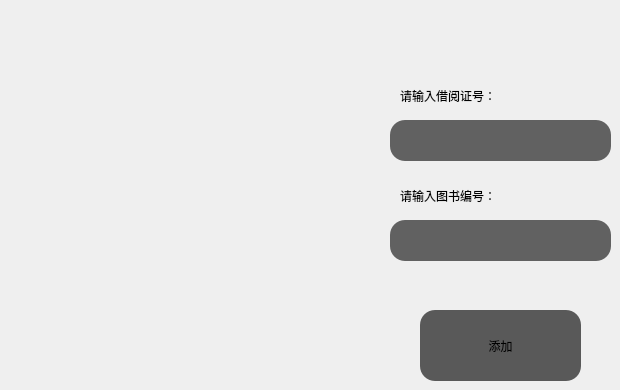
      <widget class="QWidget" name="tab_6">
       <attribute name="title">
        <string>添加</string>
       </attribute>
       <widget class="QPushButton" name="pushButton_15">
        <property name="geometry">
         <rect>
          <x>420</x>
          <y>310</y>
          <width>161</width>
          <height>71</height>
         </rect>
        </property>
        <property name="layoutDirection">
         <enum>Qt::LeftToRight</enum>
        </property>
        <property name="styleSheet">
         <string notr="true">QPushButton{
    border-top-left-radius:15px;
    background-color: rgb(89, 89, 89);
    border-top-right-radius:15px;
    border-bottom-right-radius:15px;
    border-bottom-left-radius:15px;
    }
QPushButton:hover{
    
	background-color: rgb(104, 104, 104);
    }</string>
        </property>
        <property name="text">
         <string>添加</string>
        </property>
       </widget>
       <widget class="QLabel" name="label_28">
        <property name="geometry">
         <rect>
          <x>400</x>
          <y>80</y>
          <width>151</width>
          <height>31</height>
         </rect>
        </property>
        <property name="styleSheet">
         <string notr="true">font: 10pt &quot;苹方-简&quot;;</string>
        </property>
        <property name="text">
         <string>请输入借阅证号：</string>
        </property>
       </widget>
       <widget class="QLineEdit" name="lineEdit_21">
        <property name="geometry">
         <rect>
          <x>390</x>
          <y>120</y>
          <width>221</width>
          <height>41</height>
         </rect>
        </property>
        <property name="styleSheet">
         <string notr="true">background-color: rgb(97, 97, 97);
border-top-left-radius:15px;
border-top-right-radius:15px;
border-bottom-right-radius:15px;
border-bottom-left-radius:15px;</string>
        </property>
       </widget>
       <widget class="QLabel" name="label_29">
        <property name="geometry">
         <rect>
          <x>400</x>
          <y>180</y>
          <width>121</width>
          <height>31</height>
         </rect>
        </property>
        <property name="styleSheet">
         <string notr="true">font: 10pt &quot;苹方-简&quot;;</string>
        </property>
        <property name="text">
         <string>请输入图书编号：</string>
        </property>
       </widget>
       <widget class="QLineEdit" name="lineEdit_22">
        <property name="geometry">
         <rect>
          <x>390</x>
          <y>220</y>
          <width>221</width>
          <height>41</height>
         </rect>
        </property>
        <property name="styleSheet">
         <string notr="true">background-color: rgb(97, 97, 97);
border-top-left-radius:15px;
border-top-right-radius:15px;
border-bottom-right-radius:15px;
border-bottom-left-radius:15px;</string>
        </property>
       </widget>
      </widget>
